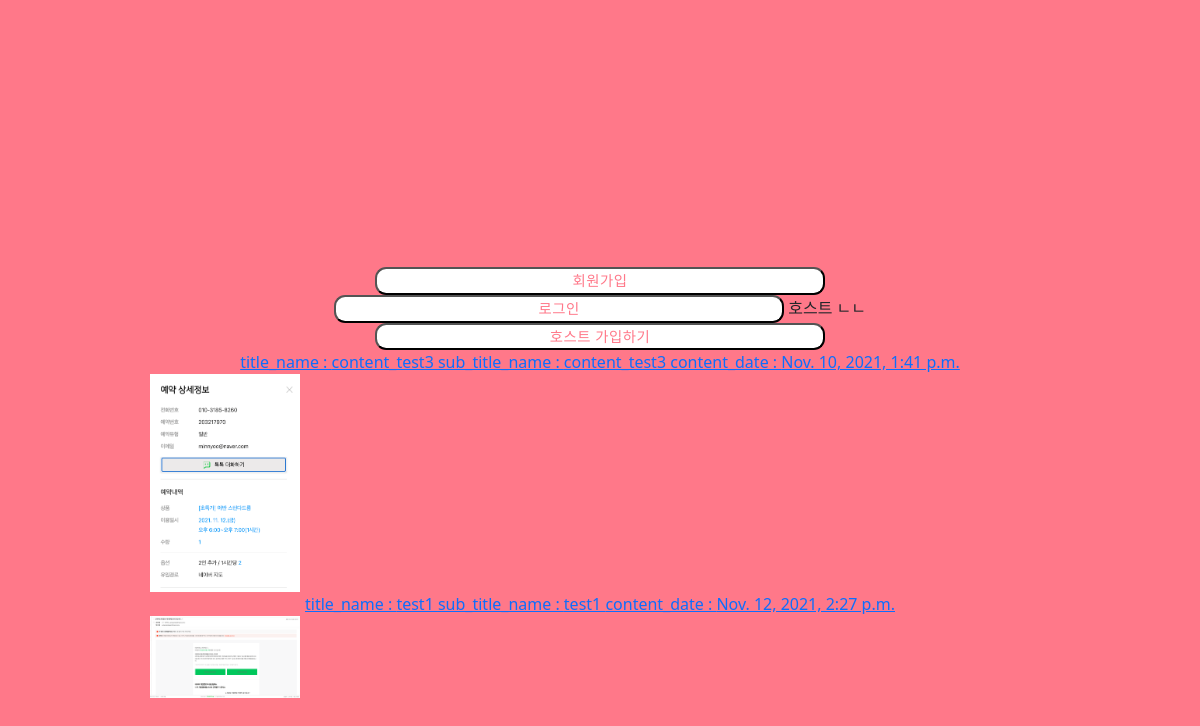
Page /user/home/ (lower part) on the earlier database version.
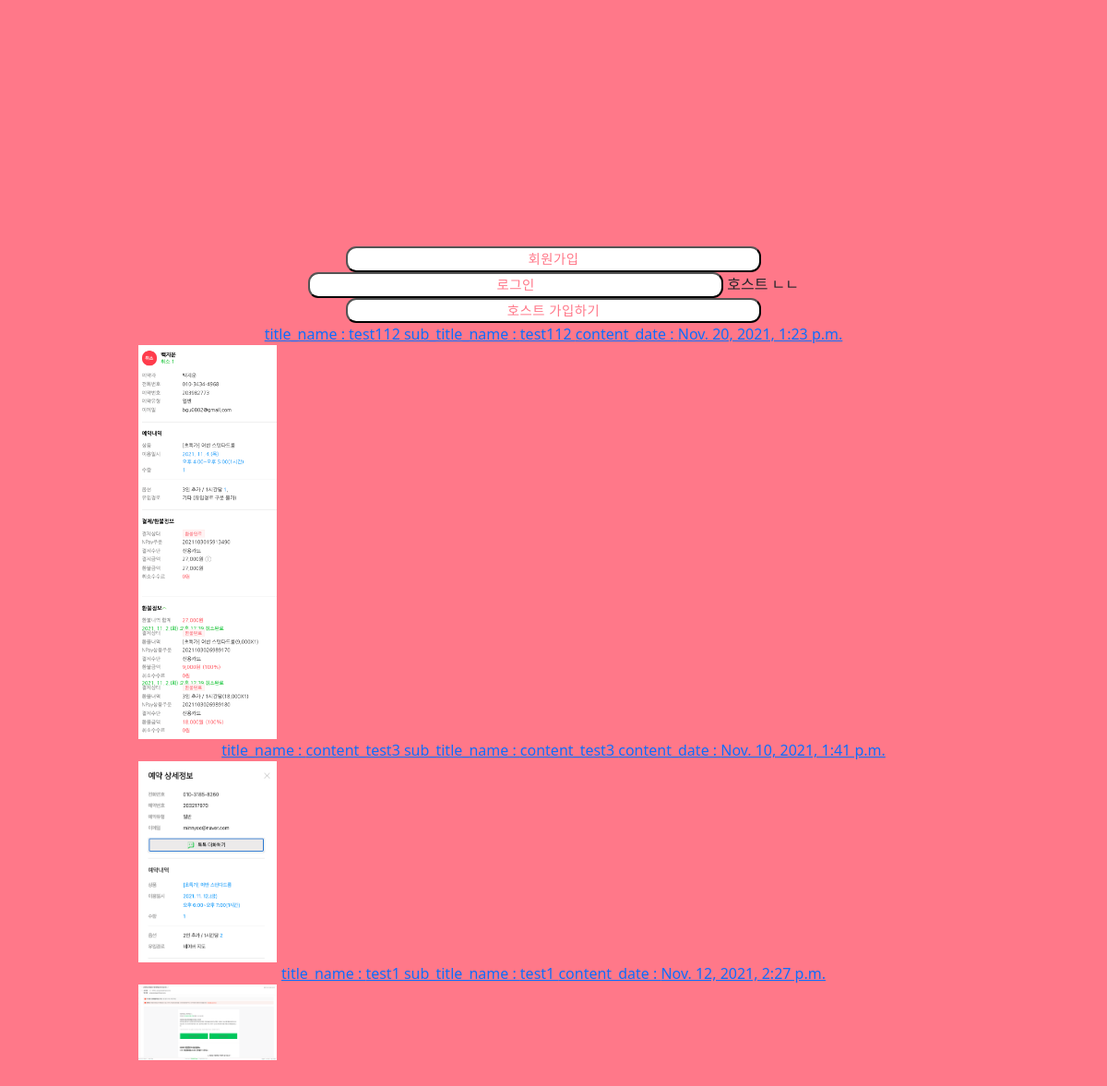
Same page on the later database version.
### content/models.py (models this page shows)
class Contents(models.Model):
    title_img = models.ImageField(
        upload_to="content/image/",
        blank=True,
        null=True
    )
    title_name = models.CharField(max_length=100)
    sub_title_name = models.CharField(max_length=100)
    content_date = models.DateTimeField()
    duration = models.IntegerField()
    location = models.CharField(max_length=100)
    people_number = models.IntegerField()
    age_min = models.IntegerField()
    age_max = models.IntegerField()
    price = models.IntegerField()
    created_at = models.DateTimeField(auto_now_add=True)
    updated_at = models.DateTimeField(auto_now=True)
    host_id = models.ForeignKey(Host, on_delete=models.CASCADE, null=True)

### user/views.py (the view)
# urls.py: path('home/', views.home, name="home"),
def home(request):
    host_flag = False
    try:
        Host.objects.get(user_id=request.user.id)
        host_flag = True
    except:
        pass
    contents = Contents.objects.all().order_by("-created_at")
    return render(request, 'home.html', {"contents":contents, "host_flag":host_flag})

### user/templates/home.html (shortened to what this page needs)
<!doctype html>
<html lang="en">
  <head>
<link href="/docs/5.1/dist/css/bootstrap.min.css" rel="stylesheet">
    <link href="carousel.css" rel="stylesheet">
  </head>
  <body>
  </body>
</html>
<html lang="en">
<head>
    <link href="https://cdn.jsdelivr.net/npm/bootstrap@5.1.3/dist/css/bootstrap.min.css" rel="stylesheet">
</head>
{% load static %}
<body style="background-color: rgb(255,120,137);">
    <div class="container">
        <div>
            {% if user.is_authenticated %}
            <a href="{% url 'home' %}"><button class="button waves-effect waves-light" name="action">홈으로</button></a>
            <a href="{% url 'logout' %}"><button class="button waves-effect waves-light" name="action">로그아웃</button></a>
            <a href="{% url 'mypage' %}"><button class="button waves-effect waves-light" name="action">마이페이지</button></a>
            {% else %}
            <a href="{% url 'signup' %}"><button class="button waves-effect waves-light" name="action">회원가입</button></a>
            <a href="{% url 'login' %}"><button class="button waves-effect waves-light" name="action">로그인</button></a>
            {% endif %}
            {% if host_flag %}
            호스트
            <a href="{% url 'host_mypage' %}"><button class="button waves-effect waves-light" name="action">호스트 마이페이지</button></a>
            {% else %}
            호스트 ㄴㄴ
            <a href="{% url 'host_signup' %}"><button class="button waves-effect waves-light" name="action">호스트 가입하기</button></a>
            {% endif %}
            {% for content in contents %}
            <a href="{% url 'Content:content_detail' content.id%}">
            <div>
            title_name : {{ content.title_name }}
            sub_title_name : {{ content.sub_title_name }}
            content_date : {{ content.content_date }}
            {% if content.title_img %}
                <div style="width:150px">
                    <img src="{{ content.title_img.url }}" style="width:100%;"/>
                </div>
            {% endif %}
            </div>
            </a>
            {% endfor %}
        </div>
    </div>
</body>
</html>

### user/templates/home.html (style rules this page uses)
.container { position: relative; padding: 10%; text-align: center; }
.button { text-decoration: none; color: rgb(255,120,137); font-size: 0.9rem; background-color: white; border-radius: 0.7rem; width: 50%; height: 6%; text-align: center; letter-spacing: .5px; -webkit-transition: background-color .2s ease-out; transition: background-color .2s ease-out; cursor: pointer; }

Differences in the rows shown:
added Contents: title_name "test112", sub_title_name "test112", content_date "Nov. 20, 2021, 1:23 p.m.", title_img (picture)
